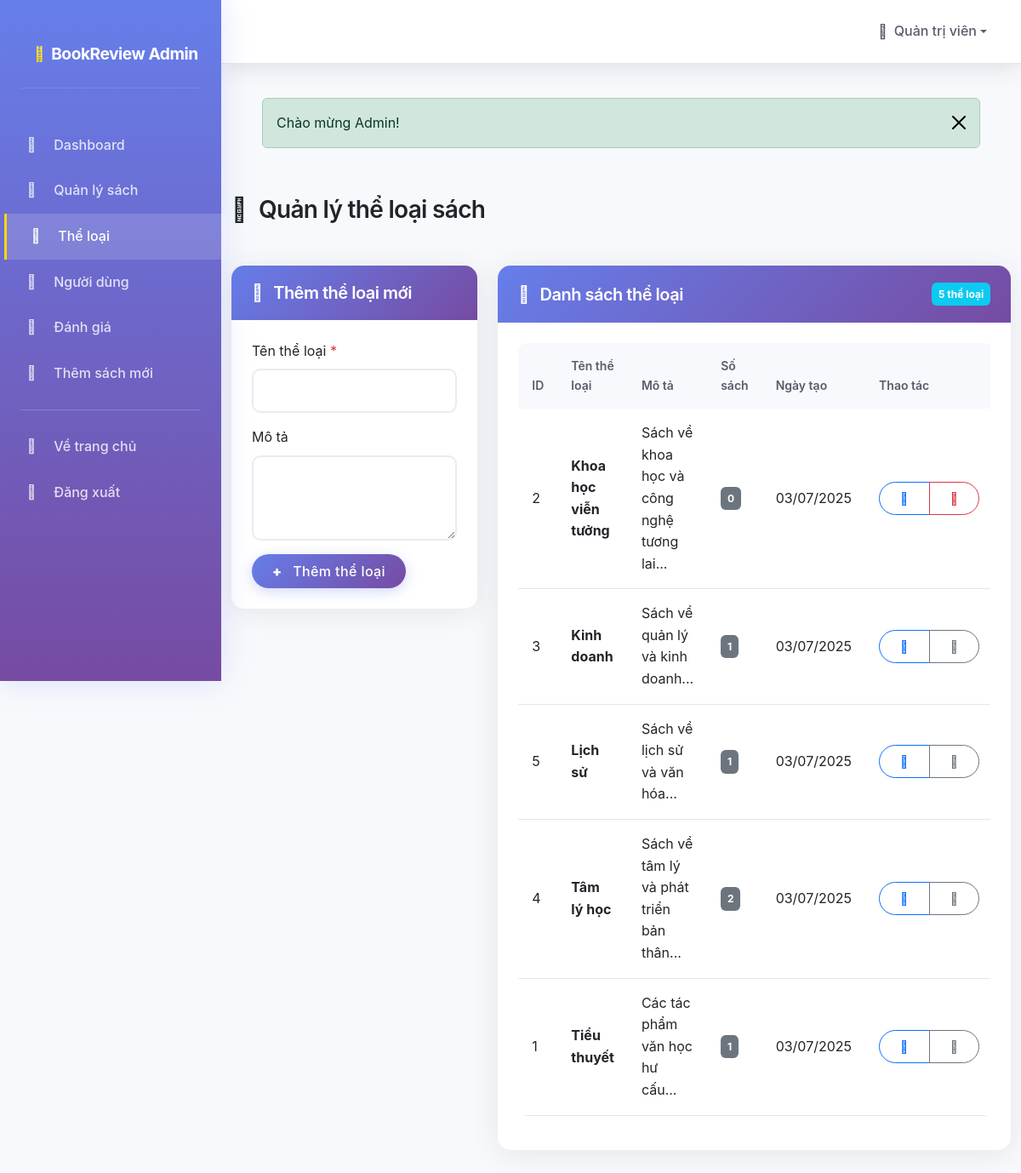
Screenshot of /admin/categories.php (signed in) with the database file from the repository.
### tables this page shows
CREATE TABLE users (
    id INT AUTO_INCREMENT PRIMARY KEY,
    username VARCHAR(50) UNIQUE NOT NULL,
    name VARCHAR(100) NOT NULL,
    full_name VARCHAR(150) NOT NULL,
    email VARCHAR(100) UNIQUE NOT NULL,
    password VARCHAR(255) NOT NULL,
    avatar VARCHAR(500) DEFAULT NULL,
    role ENUM('user', 'admin') DEFAULT 'user',
    status ENUM('active', 'banned') DEFAULT 'active',
    verification_token VARCHAR(100),
    email_verified_at TIMESTAMP NULL,
    created_at TIMESTAMP DEFAULT CURRENT_TIMESTAMP,
    updated_at TIMESTAMP DEFAULT CURRENT_TIMESTAMP ON UPDATE CURRENT_TIMESTAMP
);

CREATE TABLE categories (
    id INT AUTO_INCREMENT PRIMARY KEY,
    name VARCHAR(100) NOT NULL,
    description TEXT,
    created_at TIMESTAMP DEFAULT CURRENT_TIMESTAMP
);

### admin/categories.php (the view, shortened to what this page needs)
<?php
require_once '../config/database.php';
require_once '../includes/functions.php';
$categories = $pdo->query("
    SELECT c.*, COUNT(b.id) as book_count
    FROM categories c
    LEFT JOIN books b ON c.id = b.category_id
    GROUP BY c.id
    ORDER BY c.name
")->fetchAll();
include 'includes/header.php';
?>
<div class="row">
    <div class="col-12">
        <h1 class="h3 mb-4">
            <i class="fas fa-tags me-2"></i>
            Quản lý thể loại sách
        </h1>
    </div>
</div>
<div class="row">
    <div class="col-md-4">
        <div class="card">
            <div class="card-header bg-primary text-white">
                <h5 class="mb-0">
                    <i class="fas fa-plus-circle me-2"></i>
                    Thêm thể loại mới
                </h5>
            </div>
            <div class="card-body">
                <form method="POST" action="">
                    <div class="mb-3">
                        <label for="name" class="form-label">Tên thể loại <span class="text-danger">*</span></label>
                        <input type="text" class="form-control" id="name" name="name" required>
                    </div>
                    <div class="mb-3">
                        <label for="description" class="form-label">Mô tả</label>
                        <textarea class="form-control" id="description" name="description" rows="3"></textarea>
                    </div>
                    <button type="submit" class="btn btn-primary">
                        <i class="fas fa-plus me-2"></i>
                        Thêm thể loại
                    </button>
                </form>
            </div>
        </div>
    </div>
    <div class="col-md-8">
        <div class="card">
            <div class="card-header d-flex justify-content-between align-items-center">
                <h5 class="mb-0">
                    <i class="fas fa-list me-2"></i>
                    Danh sách thể loại
                </h5>
                <span class="badge bg-info"><?php echo count($categories); ?> thể loại</span>
            </div>
            <div class="card-body">
                <?php if (empty($categories)): ?>
                    <div class="text-center py-4">
                        <i class="fas fa-tags fa-3x text-muted mb-3"></i>
                        <p class="text-muted">Chưa có thể loại nào được tạo</p>
                    </div>
                <?php else: ?>
                    <div class="table-responsive">
                        <table class="table table-hover">
                            <thead class="table-light">
                                <tr>
                                    <th>ID</th>
                                    <th>Tên thể loại</th>
                                    <th>Mô tả</th>
                                    <th>Số sách</th>
                                    <th>Ngày tạo</th>
                                    <th>Thao tác</th>
                                </tr>
                            </thead>
                            <tbody>
                                <?php foreach ($categories as $category): ?>
                                <tr>
                                    <td><?php echo $category['id']; ?></td>
                                    <td>
                                        <strong><?php echo htmlspecialchars($category['name']); ?></strong>
                                    </td>
                                    <td>
                                        <?php echo $category['description'] ? htmlspecialchars(substr($category['description'], 0, 50)) . '...' : '<em class="text-muted">Không có mô tả</em>'; ?>
                                    </td>
                                    <td>
                                        <span class="badge bg-secondary"><?php echo $category['book_count']; ?></span>
                                    </td>
                                    <td>
                                        <?php echo formatDate($category['created_at']); ?>
                                    </td>
                                    <td>
                                        <div class="btn-group btn-group-sm">
                                            <button type="button" class="btn btn-outline-primary"
                                                    data-bs-toggle="modal"
                                                    data-bs-target="#editModal"
                                                    data-id="<?php echo $category['id']; ?>"
                                                    data-name="<?php echo htmlspecialchars($category['name']); ?>"
                                                    data-description="<?php echo htmlspecialchars($category['description']); ?>"
                                                    title="Sửa">
                                                <i class="fas fa-edit"></i>
                                            </button>
                                            <?php if ($category['book_count'] == 0): ?>
                                            <button type="button" class="btn btn-outline-danger"
                                                    data-bs-toggle="modal"
                                                    data-bs-target="#deleteModal"
                                                    data-id="<?php echo $category['id']; ?>"
                                                    data-name="<?php echo htmlspecialchars($category['name']); ?>"
                                                    title="Xóa">
                                                <i class="fas fa-trash"></i>
                                            </button>
                                            <?php else: ?>
                                            <button type="button" class="btn btn-outline-secondary" disabled title="Không thể xóa vì có sách đang sử dụng">
                                                <i class="fas fa-lock"></i>
                                            </button>
                                            <?php endif; ?>
                                        </div>
                                    </td>
                                </tr>
                                <?php endforeach; ?>
                            </tbody>
                        </table>
                    </div>
                <?php endif; ?>
            </div>
        </div>
    </div>
</div>
<?php include 'includes/footer.php'; ?>

### admin/includes/header.php (shortened to what this page needs)
<!DOCTYPE html>
<html lang="vi">
<head>
    <link href="https://cdn.jsdelivr.net/npm/bootstrap@5.3.0/dist/css/bootstrap.min.css" rel="stylesheet">
    <link href="../assets/css/font-fallback.css?v=<?php echo time(); ?>" rel="stylesheet">
    <link href="https://cdnjs.cloudflare.com/ajax/libs/font-awesome/6.4.0/css/all.min.css" rel="stylesheet">
    <link href="assets/css/admin.css?v=<?php echo time(); ?>" rel="stylesheet">
</head>
<body class="font-loading">
    <nav class="sidebar" id="sidebar">
        <div class="p-4">
            <a href="dashboard.php" class="navbar-brand d-flex align-items-center">
                <i class="fas fa-book-reader me-2"></i>
                <span><?php echo SITE_NAME; ?> Admin</span>
            </a>
        </div>
        <ul class="nav flex-column">
            <li class="nav-item">
                <a href="dashboard.php" class="nav-link <?php echo basename($_SERVER['PHP_SELF']) === 'dashboard.php' ? 'active' : ''; ?>">
                    <i class="fas fa-tachometer-alt"></i>
                    Dashboard
                </a>
            </li>
            <li class="nav-item">
                <a href="books.php" class="nav-link <?php echo basename($_SERVER['PHP_SELF']) === 'books.php' ? 'active' : ''; ?>">
                    <i class="fas fa-book"></i>
                    Quản lý sách
                </a>
            </li>
            <li class="nav-item">
                <a href="categories.php" class="nav-link <?php echo basename($_SERVER['PHP_SELF']) === 'categories.php' ? 'active' : ''; ?>">
                    <i class="fas fa-tags"></i>
                    Thể loại
                </a>
            </li>
            <li class="nav-item">
                <a href="users.php" class="nav-link <?php echo basename($_SERVER['PHP_SELF']) === 'users.php' ? 'active' : ''; ?>">
                    <i class="fas fa-users"></i>
                    Người dùng
                </a>
            </li>
            <li class="nav-item">
                <a href="reviews.php" class="nav-link <?php echo basename($_SERVER['PHP_SELF']) === 'reviews.php' ? 'active' : ''; ?>">
                    <i class="fas fa-star"></i>
                    Đánh giá
                </a>
            </li>
            <li class="nav-item">
                <a href="add-book.php" class="nav-link">
                    <i class="fas fa-plus-circle"></i>
                    Thêm sách mới
                </a>
            </li>
            <hr class="sidebar-divider my-3" style="border-color: rgba(255,255,255,0.2);">
            <li class="nav-item">
                <a href="../index.php" class="nav-link">
                    <i class="fas fa-home"></i>
                    Về trang chủ
                </a>
            </li>
            <li class="nav-item">
                <a href="../logout.php" class="nav-link">
                    <i class="fas fa-sign-out-alt"></i>
                    Đăng xuất
                </a>
            </li>
        </ul>
    </nav>
    <div class="main-content">
        <nav class="navbar navbar-expand-lg top-navbar">
            <div class="navbar-nav ms-auto">
                <div class="nav-item dropdown">
                    <a class="nav-link dropdown-toggle d-flex align-items-center" href="#" id="navbarDropdown" role="button" data-bs-toggle="dropdown">
                        <i class="fas fa-user-shield me-2"></i>
                        <?php
                        $currentUser = getCurrentUser();
                        if ($currentUser) {
                            $displayName = $currentUser['full_name'] ?? $currentUser['name'] ?? $currentUser['username'] ?? 'Admin';
                        } else {
                            $displayName = 'Admin';
                        }
                        echo htmlspecialchars($displayName);
                        ?>
                    </a>
                </div>
            </div>
        </nav>
        <div class="container-fluid p-4">
    </div>
</body>
</html>

### admin/assets/css/admin.css (style rules this page uses)
* { margin: 0; padding: 0; box-sizing: border-box; }
body { font-family: 'Poppins', 'Segoe UI', 'Roboto', 'Oxygen', 'Ubuntu', 'Cantarell', 'Open Sans', 'Helvetica Neue', sans-serif !important; background: #f8f9fc; overflow-x: hidden; }
h1, h2, h3, h4, h5, h6, .navbar-brand, .nav-link, .btn, .card-title, .card-text, p, span, div { font-family: inherit !important; }
.sidebar { background: linear-gradient(180deg, #667eea 0%, #764ba2 100%); min-height: 100vh; position: fixed; top: 0; left: 0; width: 260px; z-index: 1000; transition: all 0.3s ease; box-shadow: 0 0 35px rgba(102, 126, 234, 0.2); }
.sidebar .navbar-brand { color: white !important; font-weight: 700; text-decoration: none; font-size: 1.2rem; padding: 1.5rem 1rem; border-bottom: 1px solid rgba(255, 255, 255, 0.1); display: block; }
.sidebar .navbar-brand i { background: linear-gradient(45deg, #ffd700, #ffed4a); -webkit-background-clip: text; -webkit-text-fill-color: transparent; background-clip: text; margin-right: 0.5rem; animation: pulse 2s infinite; }
.sidebar .nav { padding: 1rem 0; }
.sidebar .nav-link { color: rgba(255, 255, 255, 0.8) !important; padding: 0.875rem 1.5rem; border-radius: 0; margin: 0; transition: all 0.3s ease; border-left: 3px solid transparent; position: relative; overflow: hidden; }
.sidebar .nav-link::before { content: ''; position: absolute; top: 0; left: -100%; width: 100%; height: 100%; background: linear-gradient(90deg, transparent, rgba(255, 255, 255, 0.1), transparent); transition: left 0.5s; }
.sidebar .nav-link:hover, .sidebar .nav-link.active { background: rgba(255, 255, 255, 0.15); color: white !important; border-left-color: #ffd700; transform: translateX(5px); }
.sidebar .nav-link i { width: 20px; margin-right: 12px; text-align: center; }
.sidebar-divider { border-color: rgba(255, 255, 255, 0.2) !important; margin: 1rem 1.5rem !important; }
.main-content { margin-left: 260px; transition: all 0.3s ease; min-height: 100vh; width: calc(100% - 260px); position: relative; }
.main-content .container-fluid { padding-left: 3rem !important; padding-right: 3rem !important; padding-top: 2.5rem !important; padding-bottom: 2.5rem !important; }
.top-navbar { background: white !important; box-shadow: 0 0.15rem 1.75rem 0 rgba(58, 59, 69, 0.15); padding: 1rem 1.5rem; border-bottom: 1px solid #e3e6f0; position: sticky; top: 0; z-index: 999; }
.top-navbar .navbar-nav .nav-link { color: #5a5c69 !important; font-weight: 500; padding: 0.5rem 1rem; border-radius: 25px; transition: all 0.3s ease; }
.container-fluid { padding: 2.5rem 3rem 2.5rem 3rem !important; margin-left: 0 !important; }
.main-content .row { margin-bottom: 1.5rem !important; margin-left: 0 !important; margin-right: 0 !important; }
.main-content h1, .main-content h2, .main-content h3 { margin-left: 0 !important; padding-left: 0 !important; }
.card { border: none !important; border-radius: 15px !important; box-shadow: 0 0.25rem 2rem 0 rgba(58, 59, 69, 0.1) !important; margin-bottom: 1.5rem; transition: all 0.3s ease; overflow: hidden; }
.card-header { background: linear-gradient(135deg, #667eea, #764ba2) !important; color: white !important; border-bottom: none !important; padding: 1.25rem 1.5rem; font-weight: 600; }
.card-body { padding: 1.5rem; }
.table { border-radius: 10px; overflow: hidden; }
.table th { background: #f8f9fc; border: none; color: #5a5c69; font-weight: 600; font-size: 0.875rem; padding: 1rem; }
.table td { border: none; padding: 1rem; vertical-align: middle; border-bottom: 1px solid #e3e6f0; }
.btn { border-radius: 25px; font-weight: 500; padding: 0.5rem 1.5rem; transition: all 0.3s ease; position: relative; overflow: hidden; }
.btn::before { content: ''; position: absolute; top: 0; left: -100%; width: 100%; height: 100%; background: linear-gradient(90deg, transparent, rgba(255, 255, 255, 0.2), transparent); transition: left 0.5s; }
.btn-primary { background: linear-gradient(135deg, #667eea, #764ba2); border: none; box-shadow: 0 4px 15px rgba(102, 126, 234, 0.3); }
.card { animation: fadeInUp 0.5s ease; }
a { color: #667eea; text-decoration: none; transition: color 0.3s ease; }
.form-control { border-radius: 10px; border: 2px solid #e9ecef; padding: 0.75rem 1rem; transition: all 0.3s ease; }

### rows the page displays
users: full_name "Quản trị viên"
categories: id "2", name "Khoa học viễn tưởng", description "Sách về khoa học và công nghệ tương lai", book_count "0", created_at "03/07/2025"
categories: id "3", name "Kinh doanh", description "Sách về quản lý và kinh doanh", book_count "1", created_at "03/07/2025"
categories: id "5", name "Lịch sử", description "Sách về lịch sử và văn hóa", book_count "1", created_at "03/07/2025"
categories: id "4", name "Tâm lý học", description "Sách về tâm lý và phát triển bản thân", book_count "2", created_at "03/07/2025"
categories: id "1", name "Tiểu thuyết", description "Các tác phẩm văn học hư cấu", book_count "1", created_at "03/07/2025"

### other values shown
SITE_NAME "BookReview"
$message "Chào mừng Admin!"
count($categories) "5"
